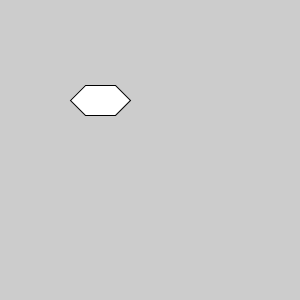
Frame 1 (no input)
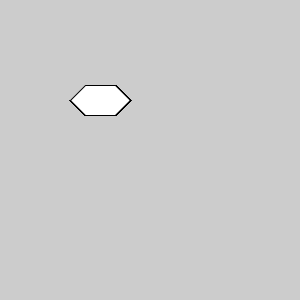
Frame 60 (the mouse pressed at the canvas centre just before this capture)
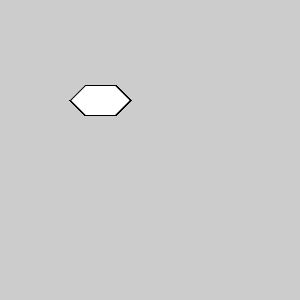
Frame 120 (the mouse held since frame 60 and released just before this capture)

The Processing sketch that drew these frames (run headless with seeded random() and noise(); from frame 60 on, the mouse is pressed at the canvas centre):

// Processing sketch: hexagon
// ── hexagon.pde
PShape s;
void setup(){
  size(300,300);
}

void draw(){
  hexagon(100,100,30);
}


void hexagon(float x,float y,float side){
  beginShape();
  vertex(x-side/2,y-side/2);
  vertex(x+side/2,y-side/2);
  vertex(x+2*side/2,y);
  vertex(x+side/2,y+side/2);
  vertex(x-side/2,y+side/2);
  vertex(x-2*side/2,y);
  
  
  endShape(CLOSE);
    
    
  
}
